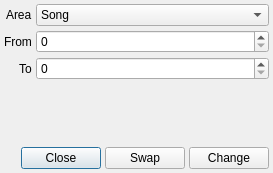
<?xml version="1.0" encoding="UTF-8"?>
<ui version="4.0">
 <class>ChangeInstrumentDialog</class>
 <widget class="QDialog" name="ChangeInstrumentDialog">
  <property name="geometry">
   <rect>
    <x>0</x>
    <y>0</y>
    <width>273</width>
    <height>173</height>
   </rect>
  </property>
  <property name="windowTitle">
   <string>Change Instrument</string>
  </property>
  <layout class="QVBoxLayout" name="verticalLayout">
   <property name="spacing">
    <number>4</number>
   </property>
   <property name="leftMargin">
    <number>4</number>
   </property>
   <property name="topMargin">
    <number>4</number>
   </property>
   <property name="rightMargin">
    <number>4</number>
   </property>
   <property name="bottomMargin">
    <number>4</number>
   </property>
   <item>
    <layout class="QFormLayout" name="formLayout">
     <property name="fieldGrowthPolicy">
      <enum>QFormLayout::AllNonFixedFieldsGrow</enum>
     </property>
     <property name="labelAlignment">
      <set>Qt::AlignRight|Qt::AlignTrailing|Qt::AlignVCenter</set>
     </property>
     <item row="0" column="0">
      <widget class="QLabel" name="label">
       <property name="text">
        <string>Area</string>
       </property>
       <property name="buddy">
        <cstring>comboBoxArea</cstring>
       </property>
      </widget>
     </item>
     <item row="1" column="0">
      <widget class="QLabel" name="label_2">
       <property name="text">
        <string>From</string>
       </property>
       <property name="buddy">
        <cstring>spinBoxFrom</cstring>
       </property>
      </widget>
     </item>
     <item row="2" column="0">
      <widget class="QLabel" name="label_3">
       <property name="text">
        <string>To</string>
       </property>
       <property name="buddy">
        <cstring>spinBoxTo</cstring>
       </property>
      </widget>
     </item>
     <item row="0" column="1">
      <widget class="QComboBox" name="comboBoxArea">
       <item>
        <property name="text">
         <string>Song</string>
        </property>
       </item>
       <item>
        <property name="text">
         <string>Block</string>
        </property>
       </item>
       <item>
        <property name="text">
         <string>Track</string>
        </property>
       </item>
       <item>
        <property name="text">
         <string>Selection</string>
        </property>
       </item>
      </widget>
     </item>
     <item row="1" column="1">
      <widget class="InstrumentSpinBox" name="spinBoxFrom"/>
     </item>
     <item row="2" column="1">
      <widget class="InstrumentSpinBox" name="spinBoxTo"/>
     </item>
    </layout>
   </item>
   <item>
    <layout class="QHBoxLayout" name="horizontalLayout">
     <property name="spacing">
      <number>4</number>
     </property>
     <item>
      <widget class="QDialogButtonBox" name="buttonBox">
       <property name="orientation">
        <enum>Qt::Horizontal</enum>
       </property>
       <property name="standardButtons">
        <set>QDialogButtonBox::Close</set>
       </property>
      </widget>
     </item>
     <item>
      <widget class="QPushButton" name="pushButtonSwap">
       <property name="text">
        <string>Swap</string>
       </property>
      </widget>
     </item>
     <item>
      <widget class="QPushButton" name="pushButtonChange">
       <property name="text">
        <string>Change</string>
       </property>
      </widget>
     </item>
    </layout>
   </item>
  </layout>
 </widget>
 <customwidgets>
  <customwidget>
   <class>InstrumentSpinBox</class>
   <extends>QSpinBox</extends>
   <header>instrumentspinbox.h</header>
  </customwidget>
 </customwidgets>
 <resources/>
 <connections>
  <connection>
   <sender>buttonBox</sender>
   <signal>accepted()</signal>
   <receiver>ChangeInstrumentDialog</receiver>
   <slot>accept()</slot>
   <hints>
    <hint type="sourcelabel">
     <x>248</x>
     <y>254</y>
    </hint>
    <hint type="destinationlabel">
     <x>157</x>
     <y>274</y>
    </hint>
   </hints>
  </connection>
  <connection>
   <sender>buttonBox</sender>
   <signal>rejected()</signal>
   <receiver>ChangeInstrumentDialog</receiver>
   <slot>reject()</slot>
   <hints>
    <hint type="sourcelabel">
     <x>316</x>
     <y>260</y>
    </hint>
    <hint type="destinationlabel">
     <x>286</x>
     <y>274</y>
    </hint>
   </hints>
  </connection>
 </connections>
</ui>
